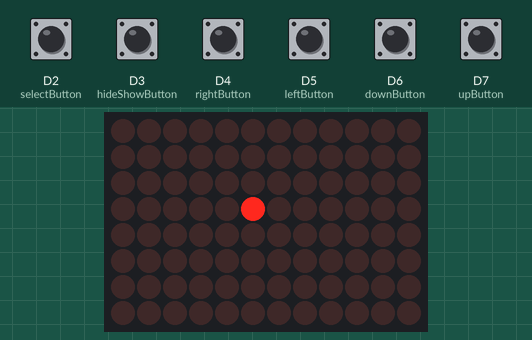
Recording of a sketch running on a simulated Arduino Uno R4 WiFi. Shown: 12×8 LED matrix. Inputs (shaded band) come from the test bench; at power-on: D2 (selectButton), D3 (hideShowButton), D4 (rightButton), D5 (leftButton), D6 (downButton), D7 (upButton) HIGH.

Above: at 3.15 s.
3.8 s: D4 (rightButton) pulled LOW for 0.15 s
At 4.0 s:
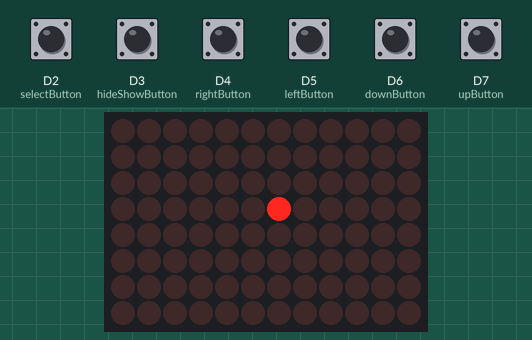
6.9 s: D6 (downButton) pulled LOW for 0.15 s
At 7.1 s:
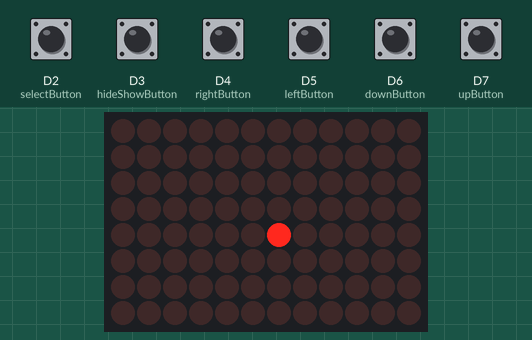
10.0 s: D5 (leftButton) pulled LOW for 0.15 s
At 10.2 s:
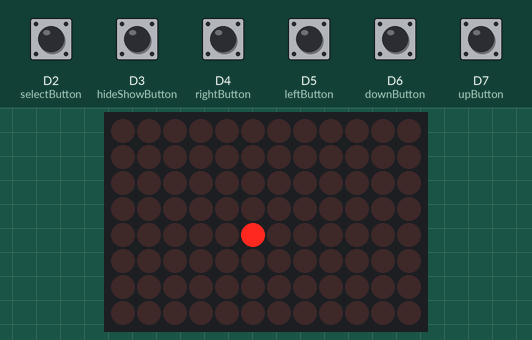
13.1 s: D5 (leftButton) pulled LOW for 1 s
At 13.3 s:
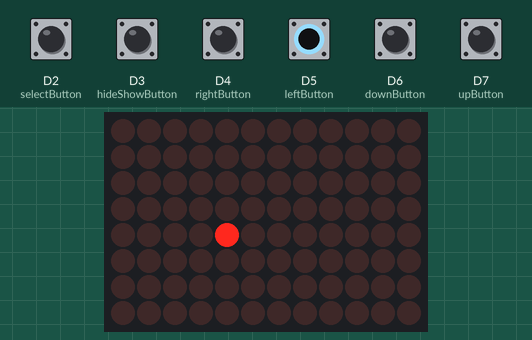
14.7 s: D7 (upButton) pulled LOW for 0.15 s
At 14.9 s:
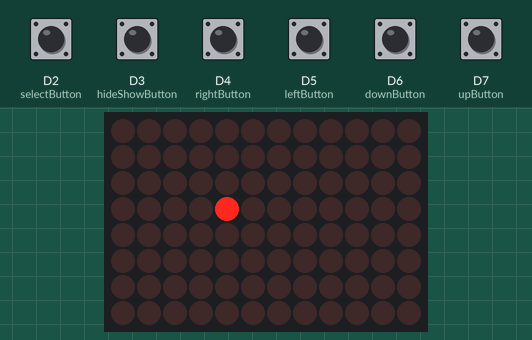
17.8 s: D7 (upButton) pulled LOW for 1 s
At 18.0 s:
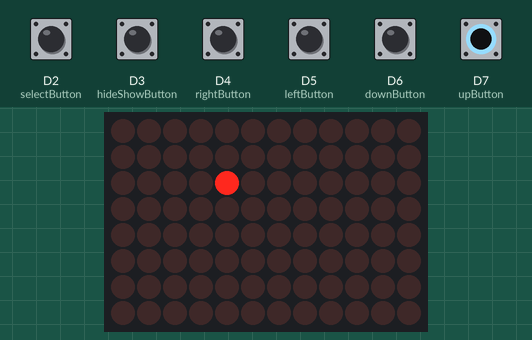
Timing chart, 0 to 20.4 s (numbered marks = the images above; inputs shaded):
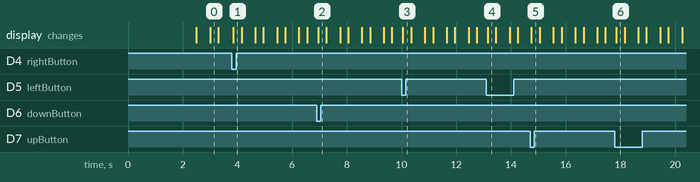

Measured:
- after the input at 3.8 s, the display: changes after 0.05 s (image 1)
- after the input at 6.9 s, the display: changes after 0.05 s (image 2)
- after the input at 10.0 s, the display: changes after 0.05 s (image 3)
- after the input at 13.1 s, the display: changes after 0.05 s (image 4)
- after the input at 14.7 s, the display: changes after 0.05 s (image 5)
- after the input at 17.8 s, the display: changes after 0.05 s (image 6)

The sketch:

arduino_paint.ino
```cpp
/*
This code allows you to draw on the LED matrix of the Arduino UNO R4 WiFi.

You will need at least 4 buttons. You can leave out either the up or down button, as well as either the left or right button.
The program will still work without those two buttons.

In the Button Mapping section, you can change the pins used for the buttons.
In the Settings section, you can enable or disable the internal pull-up resistors and the start screen.

Please keep in mind that I'm not a professional programmer, so this code may not be the most efficient or elegant solution.

Feel free to modify this code and share your version on GitHub, as long as you give me credit.
*/

// ========== Libraries ==========
#include "Arduino_LED_Matrix.h"

// ========== Settings ==========
bool pullup = true; // By making this false you deactivate the intern pull-up resistors, and you will have to use external resistors.
bool showStartScreen = true; // By making this false you disable the start screen, and you won't see the drawing for 2,5 seconds.

// ========== Button Mapping ==========
byte upButton = 7;
byte downButton = 6;
byte leftButton = 5;
byte rightButton = 4;
byte hideShowButton = 3;
byte selectButton = 2;

// ========== LED Matrix ==========
ArduinoLEDMatrix matrix;
byte frame[8][12] = {
  { 0, 0, 0, 0, 0, 0, 0, 0, 0, 0, 0, 0 },
  { 0, 0, 0, 0, 0, 0, 0, 0, 0, 0, 0, 0 },
  { 0, 0, 0, 0, 0, 0, 0, 0, 0, 0, 0, 0 },
  { 0, 0, 0, 0, 0, 0, 0, 0, 0, 0, 0, 0 },
  { 0, 0, 0, 0, 0, 0, 0, 0, 0, 0, 0, 0 },
  { 0, 0, 0, 0, 0, 0, 0, 0, 0, 0, 0, 0 },
  { 0, 0, 0, 0, 0, 0, 0, 0, 0, 0, 0, 0 },
  { 0, 0, 0, 0, 0, 0, 0, 0, 0, 0, 0, 0 }
};

byte drawing[8][12] = {
  { 0, 0, 0, 0, 0, 0, 0, 0, 0, 0, 0, 0 },
  { 0, 0, 0, 0, 0, 0, 0, 0, 0, 0, 0, 0 },
  { 0, 0, 0, 0, 0, 0, 0, 0, 0, 0, 0, 0 },
  { 0, 0, 0, 0, 0, 0, 0, 0, 0, 0, 0, 0 },
  { 0, 0, 0, 0, 0, 0, 0, 0, 0, 0, 0, 0 },
  { 0, 0, 0, 0, 0, 0, 0, 0, 0, 0, 0, 0 },
  { 0, 0, 0, 0, 0, 0, 0, 0, 0, 0, 0, 0 },
  { 0, 0, 0, 0, 0, 0, 0, 0, 0, 0, 0, 0 }
};

byte startScreen[8][12] = {
  { 0, 0, 0, 0, 0, 0, 0, 0, 0, 0, 0, 0 },
  { 0, 0, 0, 1, 0, 0, 0, 1, 0, 0, 0, 0 },
  { 0, 0, 0, 1, 0, 0, 0, 1, 0, 0, 0, 0 },
  { 0, 0, 0, 0, 0, 0, 0, 0, 0, 0, 0, 0 },
  { 0, 0, 1, 0, 0, 0, 0, 0, 1, 0, 0, 0 },
  { 0, 0, 0, 1, 1, 1, 1, 1, 0, 0, 0, 0 },
  { 0, 0, 0, 0, 0, 0, 0, 0, 0, 0, 0, 0 },
  { 0, 0, 0, 0, 0, 0, 0, 0, 0, 0, 0, 0 }
};

// ========== GVL ==========
int cursorPositionX = 5;
int cursorPositionY = 3;
bool cursorVisible = false;
bool showCursor = true;

bool upButtonChanged = false;
bool downButtonChanged = false;
bool leftButtonChanged = false;
bool rightButtonChanged = false;
bool hideShowButtonChanged = false;
bool selectButtonChanged = false;

bool lastUpButtonState = true;
bool lastDownButtonState = true;
bool lastLeftButtonState = true;
bool lastRightButtonState = true;
bool lastHideShowButtonState = true;
bool lastSelectButtonState = true;

unsigned long timing = 0;

// ========== Setup ==========
void setup(){
  if(pullup == false){
    pinMode(upButton, INPUT);
    pinMode(downButton, INPUT);
    pinMode(leftButton, INPUT);
    pinMode(rightButton, INPUT);
    pinMode(hideShowButton, INPUT);
    pinMode(selectButton, INPUT);
  }else{
    pinMode(upButton, INPUT_PULLUP);
    pinMode(downButton, INPUT_PULLUP);
    pinMode(leftButton, INPUT_PULLUP);
    pinMode(rightButton, INPUT_PULLUP);
    pinMode(hideShowButton, INPUT_PULLUP);
    pinMode(selectButton, INPUT_PULLUP);
  }

  matrix.begin();
  start();
}

// ========== Loop ==========
void loop(){
  cursorBlink();
  checkButtonUpdates();
  cursorMovement();
  drawPixel();
  showOrHideCursor();
  showDrawing();
  drawCursor();

  matrix.renderBitmap(frame, 8, 12);
}

// ========== Functions ==========
void cursorBlink(){
  if(drawing[cursorPositionY][cursorPositionX] == 1){
    if(millis() - timing >= 500){
      cursorVisible = false;
    }
    if(millis() - timing >= 800){
      cursorVisible = true;
      timing = millis();
    }
  }

  if(drawing[cursorPositionY][cursorPositionX] == 0){
    if(millis() - timing >= 500){
      cursorVisible = true;
    }
    if(millis() - timing >= 800){
      cursorVisible = false;
      timing = millis();
    }
  }
}

void checkButtonUpdates(){
  if(digitalRead(upButton) == LOW && lastUpButtonState == true){
    lastUpButtonState = false;
    upButtonChanged = true;
    delay(50);
  }else if(digitalRead(upButton) == HIGH && lastUpButtonState == false){
    lastUpButtonState = true;
    delay(50);
  }

  if(digitalRead(downButton) == LOW && lastDownButtonState == true){
    lastDownButtonState = false;
    downButtonChanged = true;
    delay(50);
  }else if(digitalRead(downButton) == HIGH && lastDownButtonState == false){
    lastDownButtonState = true;
    delay(50);
  }

  if(digitalRead(leftButton) == LOW && lastLeftButtonState == true){
    lastLeftButtonState = false;
    leftButtonChanged = true;
    delay(50);
  }else if(digitalRead(leftButton) == HIGH && lastLeftButtonState == false){
    lastLeftButtonState = true;
    delay(50);
  }

  if(digitalRead(rightButton) == LOW && lastRightButtonState == true){
    lastRightButtonState = false;
    rightButtonChanged = true;
    delay(50);
  }else if(digitalRead(rightButton) == HIGH && lastRightButtonState == false){
    lastRightButtonState = true;
    delay(50);
  }

  if(digitalRead(hideShowButton) == LOW && lastHideShowButtonState == true){
    lastHideShowButtonState = false;
    hideShowButtonChanged = true;
    delay(50);
  }else if(digitalRead(hideShowButton) == HIGH && lastHideShowButtonState == false){
    lastHideShowButtonState = true;
    delay(50);
  }

  if(digitalRead(selectButton) == LOW && lastSelectButtonState == true){
    lastSelectButtonState = false;
    selectButtonChanged = true;
    delay(50);
  }else if(digitalRead(selectButton) == HIGH && lastSelectButtonState == false){
    lastSelectButtonState = true;
    delay(50);
  }
}

void cursorMovement(){
  if(upButtonChanged == true){
    upButtonChanged = false;
    cursorPositionY = cursorPositionY - 1;
    if(cursorPositionY == -1){
      cursorPositionY = 7;
    }
    timing = millis() - 500;
  }

  if(downButtonChanged == true){
    downButtonChanged = false;
    cursorPositionY = cursorPositionY + 1;
    if(cursorPositionY == 8){
      cursorPositionY = 0;
    }
    timing = millis() - 500;
  }

  if(leftButtonChanged == true){
    leftButtonChanged = false;
    cursorPositionX = cursorPositionX - 1;
    if(cursorPositionX == -1){
      cursorPositionX = 11;
    }
    timing = millis() - 500;
  }

  if(rightButtonChanged == true){
    rightButtonChanged = false;
    cursorPositionX = cursorPositionX + 1;
    if(cursorPositionX == 12){
      cursorPositionX = 0;
    }
    timing = millis() - 500;
  }
}

void drawPixel(){
  if(selectButtonChanged == true){
    selectButtonChanged = false;
    drawing[cursorPositionY][cursorPositionX] = !drawing[cursorPositionY][cursorPositionX];
    cursorVisible = drawing[cursorPositionY][cursorPositionX];
    timing = millis();
  }
}

void showOrHideCursor(){
  if(hideShowButtonChanged == true){
    hideShowButtonChanged = false;
    showCursor = !showCursor;
  }
}

void showDrawing(){
  for(int y = 0; y < 8; y++){
    for(int x = 0; x < 12; x++){
      frame[y][x] = drawing[y][x];
    }
  }
}

void drawCursor(){
  if(showCursor == true){
    frame[cursorPositionY][cursorPositionX] = cursorVisible;
  }
}

void start(){
  if(showStartScreen == true){
    matrix.renderBitmap(startScreen, 8, 12);
    delay(2500);
  }
}
```
